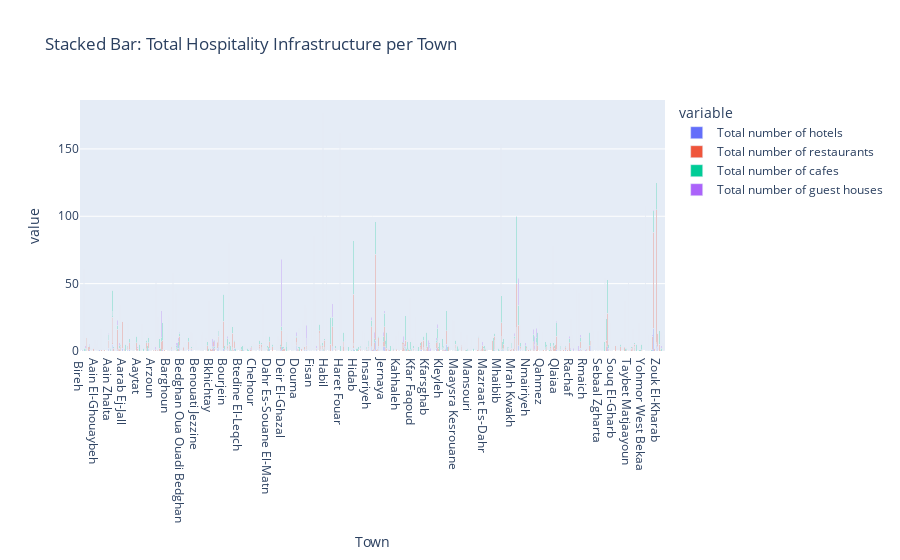

The cell this chart's notebook holds for it:
### Code cell
fig = px.bar(
    df,
    x="Town",
    y=["Total number of hotels", "Total number of restaurants", "Total number of cafes", "Total number of guest houses"],
    barmode="stack",
    title="Stacked Bar: Total Hospitality Infrastructure per Town"
)
fig.show()

### Figure 1 — Plotly figure (JSON) as saved in the notebook; plotly's stock layout.template omitted (floating-point values rounded to 4 significant figures; data arrays with more than 128 entries replaced by an {"elided": "..."} marker saying what was removed)
{"data": [{"alignmentgroup": "True", "hovertemplate": "variable=Total number of hotels<br>Town=%{x}<br>value=%{y}<extra></extra>", "legendgroup": "Total number of hotels", "marker": {"color": "#636efa", "pattern": {"shape": ""}}, "name": "Total number of hotels", "offsetgroup": "Total number of hotels", "orientation": "v", "showlegend": true, "textposition": "auto", "type": "bar", "x": {"elided": "1137 str values"}, "xaxis": "x", "y": {"elided": "1137 int values"}, "yaxis": "y"}, {"alignmentgroup": "True", "hovertemplate": "variable=Total number of restaurants<br>Town=%{x}<br>value=%{y}<extra></extra>", "legendgroup": "Total number of restaurants", "marker": {"color": "#EF553B", "pattern": {"shape": ""}}, "name": "Total number of restaurants", "offsetgroup": "Total number of restaurants", "orientation": "v", "showlegend": true, "textposition": "auto", "type": "bar", "x": {"elided": "1137 str values"}, "xaxis": "x", "y": {"elided": "1137 int values"}, "yaxis": "y"}, {"alignmentgroup": "True", "hovertemplate": "variable=Total number of cafes<br>Town=%{x}<br>value=%{y}<extra></extra>", "legendgroup": "Total number of cafes", "marker": {"color": "#00cc96", "pattern": {"shape": ""}}, "name": "Total number of cafes", "offsetgroup": "Total number of cafes", "orientation": "v", "showlegend": true, "textposition": "auto", "type": "bar", "x": {"elided": "1137 str values"}, "xaxis": "x", "y": {"elided": "1137 int values"}, "yaxis": "y"}, {"alignmentgroup": "True", "hovertemplate": "variable=Total number of guest houses<br>Town=%{x}<br>value=%{y}<extra></extra>", "legendgroup": "Total number of guest houses", "marker": {"color": "#ab63fa", "pattern": {"shape": ""}}, "name": "Total number of guest houses", "offsetgroup": "Total number of guest houses", "orientation": "v", "showlegend": true, "textposition": "auto", "type": "bar", "x": {"elided": "1137 str values"}, "xaxis": "x", "y": {"elided": "1137 int values"}, "yaxis": "y"}], "layout": {"barmode": "stack", "legend": {"title": {"text": "variable"}, "tracegroupgap": 0}, "title": {"text": "Stacked Bar: Total Hospitality Infrastructure per Town"}, "xaxis": {"anchor": "y", "domain": [0, 1], "title": {"text": "Town"}}, "yaxis": {"anchor": "x", "domain": [0, 1], "title": {"text": "value"}}}}
